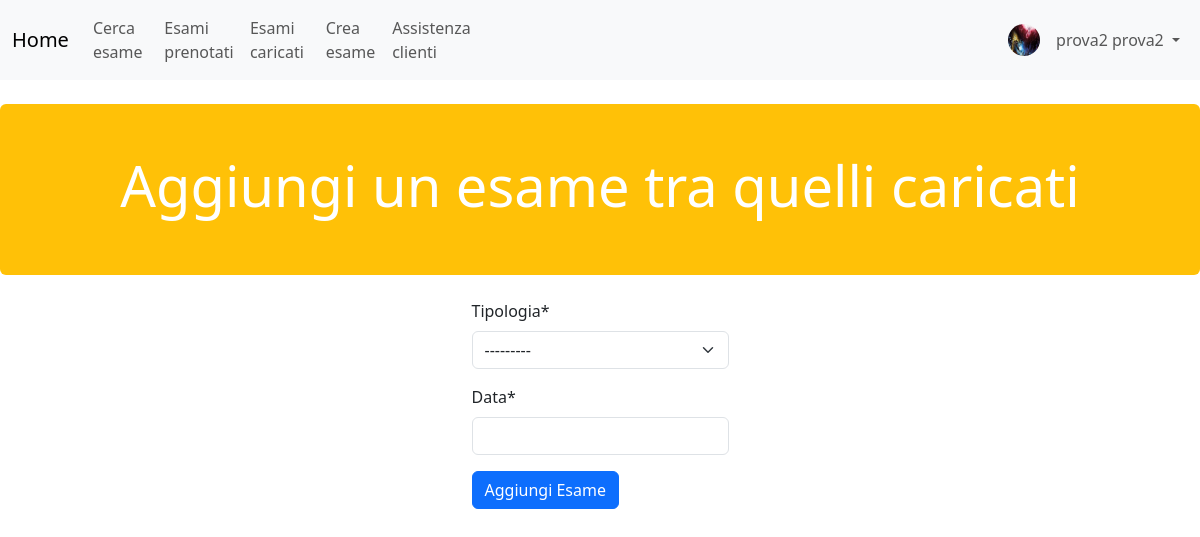
Page /medici/crea_esame/ (signed in) on the committed database.
### utenti_custom/models.py (models this page shows)
class UtenteCustom(AbstractUser):
    username = None
    email = models.EmailField(_('email address'), unique=True)
    foto_profilo = models.ImageField(upload_to ='immagini_utenti/%Y/%m/%d/', blank=True, null=True)
    USERNAME_FIELD = 'email'
    REQUIRED_FIELDS = ['first_name', 'last_name',]
    objects = UserManager()
    def __str__(self):
        return f"{self.first_name} {self.last_name}"

### gestione_medici/views.py (the view, shortened to what this page needs)
# urls.py: path('crea_esame/', CreateEsameView.as_view(), name='crea_esame'),
class CreateEsameView(SuccessMessageMixin, GroupRequiredMixin, CreateView):
    group_required = ['Medici']
    title = "Aggiungi un esame tra quelli caricati"
    form_class = CreateEsameForm
    template_name = 'gestione_medici/crea_esame.html'
    success_url = reverse_lazy('gestione_medici:crea_esame')
    success_message = "L'esame e' stato creato con successo"

### gestione_medici/forms.py
class CreateEsameForm(forms.ModelForm):
    helper = FormHelper()
    helper.form_id = "add_esame_crispy_form"
    helper.form_method = "POST"
    helper.add_input(Submit("submit","Aggiungi Esame"))
    class Meta:
        model = Esame
        fields = ['tipologia', 'data']
        widgets = {
            'data': DateTimePickerInput(),
        }

### gestione_medici/templates/gestione_medici/crea_esame.html (shortened to what this page needs)
{% extends 'base.html' %}
{% load crispy_forms_tags %}
{% block content%}
<div class="mt-4 p-5 bg-warning text-white rounded">
  <div class="container">
    <h2 style="text-align:center;" class="display-4">{{view.title}}</h2>
  </div>
</div>
<br>
<div class="d-flex justify-content-center">
  {% crispy form %}
</div>
<br>
<br>
{% endblock %}

### templates/base.html (shortened to what this page needs)
<!DOCTYPE html>
<html lang="en">
{% load static %}
<head>
  <link rel="stylesheet" href="https://cdn.jsdelivr.net/npm/bootstrap@5.3.0/dist/css/bootstrap.min.css">
  {% load crispy_forms_tags %}
</head>
<body>
  <nav class="navbar navbar-expand-sm bg-light navbar-light">
    <div class="container-fluid ">
      {% block navbar %}
      <a class="navbar-brand" href="{% url 'home' %}">Home</a>
      <div class="collapse navbar-collapse" id="collapsibleNavbar">
        <ul class="navbar-nav">
          <li class="nav-item">
            <a class="nav-link" href="{% url 'gestione_utenti:ricerca_esami' %}">Cerca esame</a>
          </li>
          <li class="nav-item">
            <a class="nav-link" href="{% url 'gestione_utenti:situazione' %}">Esami prenotati</a>
          </li>
          {% if request.user.groups.all.0.name == 'Medici' %}
          <li class="nav-item">
            <a class="nav-link" href="{% url 'gestione_medici:esami_caricati' %}">Esami caricati</a>
          </li>
          <li class="nav-item">
            <a class="nav-link" href="{% url 'gestione_medici:crea_esame' %}">Crea esame</a>
          </li>
          {% endif%}
          {% if request.user.groups.all.0.name == 'Assistenza' %}
          <li class="nav-item">
            <a class="nav-link" href="{% url 'gestione_assistenza:utenti_attesa' %}">Utenti in attesa</a>
          </li>
          <li class="nav-item">
            <a class="nav-link" href="{% url 'admin:index' %}">Pannello Assistenza</a>
          </li>
          {% elif not request.user.is_staff %}
          <li class="nav-item">
            <a class="nav-link" href="{% url 'gestione_assistenza:richiesta_assistenza' %}">Assistenza clienti</a>
          </li>
          {% else %}
          <li class="nav-item">
            <a class="nav-link" href="{% url 'admin:index' %}">Pannello Admin</a>
          </li>
          {% endif%}
        </ul>
        <div class="navbar-collapse collapse w-100 order-3 dual-collapse2">
          <ul class="navbar-nav ms-auto">
            <li class="nav-item">
              <span class="navbar-text">
                {% if request.user.is_authenticated and request.user.foto_profilo %}
                  <img src="{{ request.user.foto_profilo.url }}" alt="Foto profilo" class="rounded-circle mt-1 me-2" style="width: 32px; height: 32px;">
                {% else %}
                  <img src="{% static '/immagini/blank_profile_picture.png' %}" alt="Immagine default" class="rounded-circle mt-1 me-2" style="width: 32px; height: 32px;">
                {% endif %}
              </span>
            </li>
            <li class="nav-item dropdown">
              <a class="nav-link dropdown-toggle" id="navbarDropdownMenuLink" role="button" data-bs-toggle="dropdown" aria-haspopup="true" aria-expanded="false">
                {% if request.user.is_authenticated %}
                  {{ request.user }}
                {% else %}
                  Utente anonimo
                {% endif %}
              </a>
          </ul>
        </div>
      </div>
      {% endblock %}
    </div>
  </nav>
{% block content %}
{% endblock %}
</body>
</html>

### rows in the picture
UtenteCustom: user.foto_profilo (picture), user "prova2 prova2"

### other values in the picture
{{ view.title }} "Aggiungi un esame tra quelli caricati"
